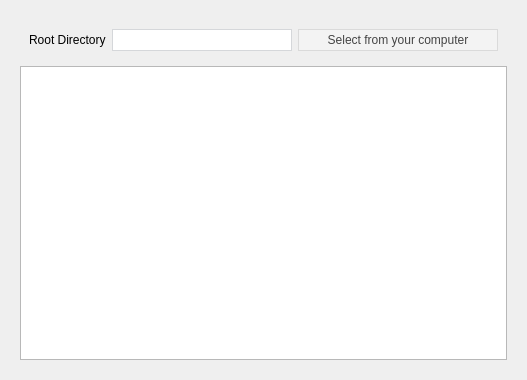
               <widget class="QWidget" name="scrollAreaWidgetContents">
                <property name="geometry">
                 <rect>
                  <x>0</x>
                  <y>0</y>
                  <width>527</width>
                  <height>380</height>
                 </rect>
                </property>
                <layout class="QVBoxLayout" name="verticalLayout_11">
                 <item>
                  <widget class="QWidget" name="widget_16" native="true">
                   <layout class="QVBoxLayout" name="verticalLayout_13">
                    <item>
                     <widget class="QWidget" name="widget_15" native="true">
                      <property name="minimumSize">
                       <size>
                        <width>0</width>
                        <height>40</height>
                       </size>
                      </property>
                      <layout class="QHBoxLayout" name="horizontalLayout_9">
                       <item>
                        <widget class="QLabel" name="label_9">
                         <property name="styleSheet">
                          <string notr="true">font: 11pt &quot;Segoe UI&quot;;</string>
                         </property>
                         <property name="text">
                          <string>Root Directory</string>
                         </property>
                        </widget>
                       </item>
                       <item>
                        <widget class="QLineEdit" name="RootDirectoryName">
                         <property name="styleSheet">
                          <string notr="true">QLineEdit
{
	border-style : solid;
    background-color: rgb(255, 255, 255);
	font: 75 12pt &quot;Segoe UI&quot;;
	border-color: rgb(213, 215, 218);
	border-width: 1px;
	padding: 2px;
}

QLineEdit:hover
{
	background-color: rgba(213, 215, 218,150);
	border-style : solid;
}

QLineEdit:focus
{
	background-color: rgb(255, 255, 255);
	border-style : solid;
	border-color: rgb(11, 167, 237);
	border-width: 1px;
}</string>
                         </property>
                        </widget>
                       </item>
                       <item>
                        <widget class="QPushButton" name="BrowseButton">
                         <property name="minimumSize">
                          <size>
                           <width>200</width>
                           <height>0</height>
                          </size>
                         </property>
                         <property name="maximumSize">
                          <size>
                           <width>200</width>
                           <height>16777215</height>
                          </size>
                         </property>
                         <property name="styleSheet">
                          <string notr="true">background-color: rgb(243, 243, 243);
border-style: solid;
border-color: rgb(218,218,218);
border-width: 1px ;
color: rgb(68,68,68);
font: 12pt &quot;Segoe UI&quot;;
padding:3px;</string>
                         </property>
                         <property name="text">
                          <string>Select from your computer</string>
                         </property>
                        </widget>
                       </item>
                      </layout>
                     </widget>
                    </item>
                    <item>
                     <widget class="QPlainTextEdit" name="MessageShower">
                      <property name="styleSheet">
                       <string notr="true">font: 12pt &quot;Segoe UI&quot;;</string>
                      </property>
                      <property name="sizeAdjustPolicy">
                       <enum>QAbstractScrollArea::AdjustToContents</enum>
                      </property>
                      <property name="readOnly">
                       <bool>true</bool>
                      </property>
                      <property name="centerOnScroll">
                       <bool>true</bool>
                      </property>
                     </widget>
                    </item>
                   </layout>
                  </widget>
                 </item>
                </layout>
               </widget>
